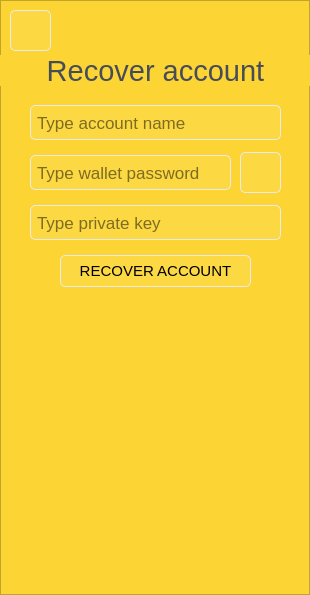
<?xml version="1.0" encoding="UTF-8"?>
<ui version="4.0">
 <class>PageRecoverAccount</class>
 <widget class="QWidget" name="PageRecoverAccount">
  <property name="geometry">
   <rect>
    <x>0</x>
    <y>0</y>
    <width>310</width>
    <height>595</height>
   </rect>
  </property>
  <property name="windowTitle">
   <string>Form</string>
  </property>
  <property name="styleSheet">
   <string notr="true">background: #FCD535</string>
  </property>
  <widget class="QFrame" name="RecoverAccountFrame">
   <property name="geometry">
    <rect>
     <x>0</x>
     <y>0</y>
     <width>310</width>
     <height>595</height>
    </rect>
   </property>
   <property name="frameShape">
    <enum>QFrame::StyledPanel</enum>
   </property>
   <property name="frameShadow">
    <enum>QFrame::Raised</enum>
   </property>
   <widget class="QPushButton" name="showHidePushButton">
    <property name="geometry">
     <rect>
      <x>240</x>
      <y>152</y>
      <width>41</width>
      <height>41</height>
     </rect>
    </property>
    <property name="tabletTracking">
     <bool>true</bool>
    </property>
    <property name="focusPolicy">
     <enum>Qt::NoFocus</enum>
    </property>
    <property name="styleSheet">
     <string notr="true">QPushButton {
	border-style: solid;
	background-color: rgba(255, 255, 255, 16);
	border-radius: 5px;
	border-width: 1px;
	border-color: rgb(235, 235, 235);
	color: black;
}
QPushButton:hover {
    background-color: rgba(255, 255, 255, 64);
}

QPushButton:pressed {
    background-color: rgba(255, 255, 255, 128);
}</string>
    </property>
    <property name="text">
     <string/>
    </property>
    <property name="icon">
     <iconset resource="../../res.qrc">
      <normaloff>:/res/ic/res/ic/passwordHidden.png</normaloff>:/res/ic/res/ic/passwordHidden.png</iconset>
    </property>
    <property name="iconSize">
     <size>
      <width>24</width>
      <height>24</height>
     </size>
    </property>
   </widget>
   <widget class="QLineEdit" name="accountNameLineEdit">
    <property name="geometry">
     <rect>
      <x>30</x>
      <y>105</y>
      <width>251</width>
      <height>35</height>
     </rect>
    </property>
    <property name="font">
     <font>
      <pointsize>13</pointsize>
     </font>
    </property>
    <property name="tabletTracking">
     <bool>true</bool>
    </property>
    <property name="styleSheet">
     <string notr="true">QLineEdit {
	border-style: solid;
	background-color: rgba(255, 255, 255, 16);
	border-radius: 5px;
	border-width: 1px;
	border-color: rgb(235, 235, 235);
	color: black;
    padding-left: 4px;
    padding-right: 4px;	
}
QLineEdit[text=&quot;&quot;]{ 
	color:gray;
 }
</string>
    </property>
    <property name="placeholderText">
     <string>Type account name</string>
    </property>
    <property name="clearButtonEnabled">
     <bool>true</bool>
    </property>
   </widget>
   <widget class="QPushButton" name="backPushButton">
    <property name="geometry">
     <rect>
      <x>10</x>
      <y>10</y>
      <width>41</width>
      <height>41</height>
     </rect>
    </property>
    <property name="mouseTracking">
     <bool>true</bool>
    </property>
    <property name="tabletTracking">
     <bool>true</bool>
    </property>
    <property name="focusPolicy">
     <enum>Qt::NoFocus</enum>
    </property>
    <property name="styleSheet">
     <string notr="true">QPushButton {
	border-style: solid;
	background-color: rgba(255, 255, 255, 16);
	border-radius: 5px;
	border-width: 1px;
	border-color: rgb(235, 235, 235);
	color: black;
}
QPushButton:hover {
    background-color: rgba(255, 255, 255, 64);
}

QPushButton:pressed {
    background-color: rgba(255, 255, 255, 128);
}</string>
    </property>
    <property name="text">
     <string/>
    </property>
    <property name="icon">
     <iconset resource="../../res.qrc">
      <normaloff>:/res/ic/res/ic/arowLeft.png</normaloff>:/res/ic/res/ic/arowLeft.png</iconset>
    </property>
    <property name="iconSize">
     <size>
      <width>16</width>
      <height>16</height>
     </size>
    </property>
   </widget>
   <widget class="QLineEdit" name="walletPasswordLineEdit">
    <property name="geometry">
     <rect>
      <x>30</x>
      <y>155</y>
      <width>201</width>
      <height>35</height>
     </rect>
    </property>
    <property name="font">
     <font>
      <pointsize>13</pointsize>
     </font>
    </property>
    <property name="tabletTracking">
     <bool>true</bool>
    </property>
    <property name="styleSheet">
     <string notr="true">QLineEdit {
	border-style: solid;
	background-color: rgba(255, 255, 255, 16);
	border-radius: 5px;
	border-width: 1px;
	border-color: rgb(235, 235, 235);
	color: black;
    padding-left: 4px;
    padding-right: 4px;	
}
QLineEdit[text=&quot;&quot;]{ 
	color:gray;
 }
</string>
    </property>
    <property name="inputMask">
     <string/>
    </property>
    <property name="echoMode">
     <enum>QLineEdit::Password</enum>
    </property>
    <property name="placeholderText">
     <string>Type wallet password</string>
    </property>
    <property name="clearButtonEnabled">
     <bool>true</bool>
    </property>
   </widget>
   <widget class="QLabel" name="headerLabel">
    <property name="geometry">
     <rect>
      <x>0</x>
      <y>55</y>
      <width>311</width>
      <height>31</height>
     </rect>
    </property>
    <property name="font">
     <font>
      <pointsize>22</pointsize>
     </font>
    </property>
    <property name="styleSheet">
     <string notr="true">QLabel {
background-color: #FCD535;
color: #474D57;
}</string>
    </property>
    <property name="text">
     <string>Recover account</string>
    </property>
    <property name="alignment">
     <set>Qt::AlignCenter</set>
    </property>
   </widget>
   <widget class="QPushButton" name="recoverAccountPushButton">
    <property name="geometry">
     <rect>
      <x>60</x>
      <y>255</y>
      <width>191</width>
      <height>32</height>
     </rect>
    </property>
    <property name="font">
     <font>
      <pointsize>11</pointsize>
     </font>
    </property>
    <property name="tabletTracking">
     <bool>true</bool>
    </property>
    <property name="focusPolicy">
     <enum>Qt::NoFocus</enum>
    </property>
    <property name="styleSheet">
     <string notr="true">QPushButton {
	border-style: solid;
	background-color: rgba(255, 255, 255, 16);
	border-radius: 5px;
	border-width: 1px;
	border-color: rgb(235, 235, 235);
	color: black;
}
QPushButton:hover {
    background-color: rgba(255, 255, 255, 64);
}

QPushButton:pressed {
    background-color: rgba(255, 255, 255, 128);
}</string>
    </property>
    <property name="text">
     <string>RECOVER ACCOUNT</string>
    </property>
   </widget>
   <widget class="QLineEdit" name="privateKeyLineEdit">
    <property name="geometry">
     <rect>
      <x>30</x>
      <y>205</y>
      <width>251</width>
      <height>35</height>
     </rect>
    </property>
    <property name="font">
     <font>
      <pointsize>13</pointsize>
     </font>
    </property>
    <property name="tabletTracking">
     <bool>true</bool>
    </property>
    <property name="styleSheet">
     <string notr="true">QLineEdit {
	border-style: solid;
	background-color: rgba(255, 255, 255, 16);
	border-radius: 5px;
	border-width: 1px;
	border-color: rgb(235, 235, 235);
	color: black;
    padding-left: 4px;
    padding-right: 4px;	
}
QLineEdit[text=&quot;&quot;]{ 
	color:gray;
 }
</string>
    </property>
    <property name="placeholderText">
     <string>Type private key</string>
    </property>
    <property name="clearButtonEnabled">
     <bool>true</bool>
    </property>
   </widget>
  </widget>
 </widget>
 <resources>
  <include location="../../res.qrc"/>
 </resources>
 <connections/>
</ui>
